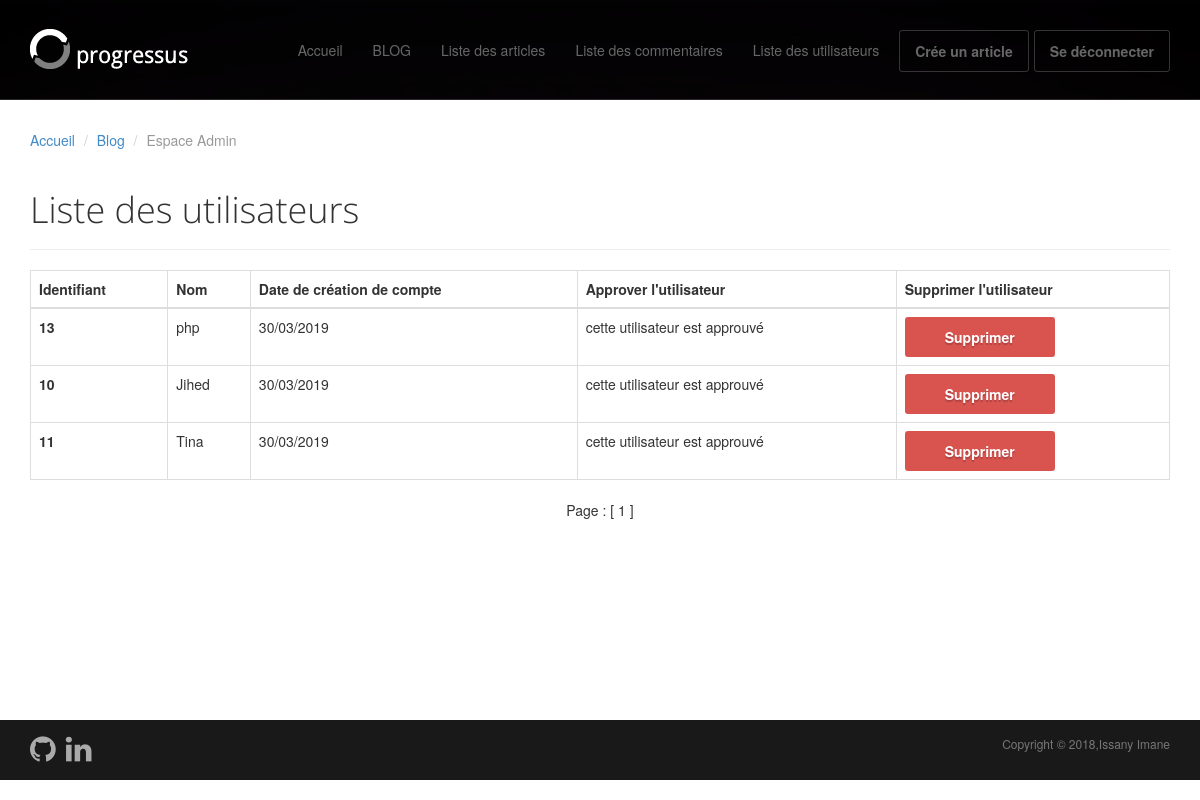
/index.php?action=showMembers (signed in), run on the app's committed database.
### tables this page shows
CREATE TABLE IF NOT EXISTS `members` (
  `id` int(11) NOT NULL AUTO_INCREMENT,
  `pseudo` varchar(255) NOT NULL,
  `pass` varchar(255) NOT NULL,
  `email` varchar(255) NOT NULL,
  `date_inscription` date NOT NULL,
  `approvement` tinyint(4) NOT NULL DEFAULT '0',
  PRIMARY KEY (`id`)
);

### model/backend/admin/MembersManager.php (called while the page is built, shortened)
<?php
class MembersManager extends Manager
{
    public function totalMembers()
    {
        $db = $this->dbConnect();
        $retour_total  = $db->query('SELECT COUNT(*) AS total FROM members');
        $donnees_total = $retour_total->fetch(PDO::FETCH_ASSOC);
        $total         = $donnees_total['total'];
        return $total;
    }
    public function getMembers($premiereEntree, $messagesParPage)
    {
        $db  = $this->dbConnect();
        $req = $db->query('SELECT id, pseudo, email, approvement, DATE_FORMAT(date_inscription, \'%d/%m/%Y\') AS date_inscription_fr FROM members ORDER BY date_inscription DESC LIMIT ' . $premiereEntree . ', ' . $messagesParPage . '');
        $req->execute(array(
            $premiereEntree,
            $messagesParPage
        ));
        return $req;
    }
}

### view/backend/admin/showMembers.php (the view, shortened to what this page needs)
    <div class="container">
        <ol class="breadcrumb">
            <li><a href="index.php">Accueil</a></li>
            <li class="active"><a href="index.php?action=listPosts">Blog</a></li>
            <li class="active">Espace Admin</li>
        </ol>
        <div class="row">
            <article class="col-md-12 maincontent">
                <header class="page-header">
                    <h1 class="page-title">Liste des utilisateurs</h1>
                </header>
                <div class="table-responsive">
                    <table class="table table-bordered">
                        <thead>
                        <tr>
                            <th>Identifiant</th>
                            <th>Nom</th>
                            <th>Date de création de compte</th>
                            <th>Approver l'utilisateur</th>
                            <th>Supprimer l'utilisateur</th>
                        </tr>
                        </thead>
                        <tbody>
                        <?php
                        while ($data = $members->fetch()) {
                            ?>
                            <tr>
                                <th><?= $data['id']; ?></th>
                                <td><?= $data['pseudo']; ?></td>
                                <td><?= $data['date_inscription_fr']; ?></td>
                                <td>
                                    <?php
                                    if ($data['approvement'] == 1) {
                                        echo "cette utilisateur est approuvé";
                                    } else {
                                        ?>
                                        <a href="index.php?action=approveMember&amp;id=<?= $data['id'] ?>" class="btn btn-success">approuver</a>
                                        <?php
                                    }
                                    ?>
                                </td>
                                <td>
                                    <a href="index.php?action=deleteMember&amp;id=<?= $data['id'] ?>" class="btn btn-danger">Supprimer</a>
                                </td>
                            </tr>
                            <?php
                        }
                        ?>
                        </tbody>
                    </table>
                </div>
            </article>
        </div>
    </div>
<?php
echo '<p align="center">Page : ';
for ($i = 1; $i <= $nombreDePages; $i++)
{
    if ($i == $pageActuelle)
    {
        echo ' [ ' . $i . ' ] ';
    } else
    {
        echo ' <a href="index.php?action=showMembers&amp;page=' . $i . '">' . $i . '</a> ';
    }
}
echo '</p>';
?>
<?php
require('template.php');
?>

### public/assets/css/main.css (style rules this page uses)
h1, h2, h3, h4, h5, h6 { font-family:"Open sans", Helvetica, Arial; }
h1, .h1, h2, .h2, h3, .h3 { margin-top:30px; }
.page-title { margin-top:20px; font-weight:300; }
.breadcrumb { background:none; padding:0; margin:30px 0 0px 0; }

### data on the page
members: id "13", pseudo "php", date_inscription_fr "30/03/2019", approvement "cette utilisateur est approuvé"
members: id "10", pseudo "Jihed", date_inscription_fr "30/03/2019", approvement "cette utilisateur est approuvé"
members: id "11", pseudo "Tina", date_inscription_fr "30/03/2019", approvement "cette utilisateur est approuvé"
